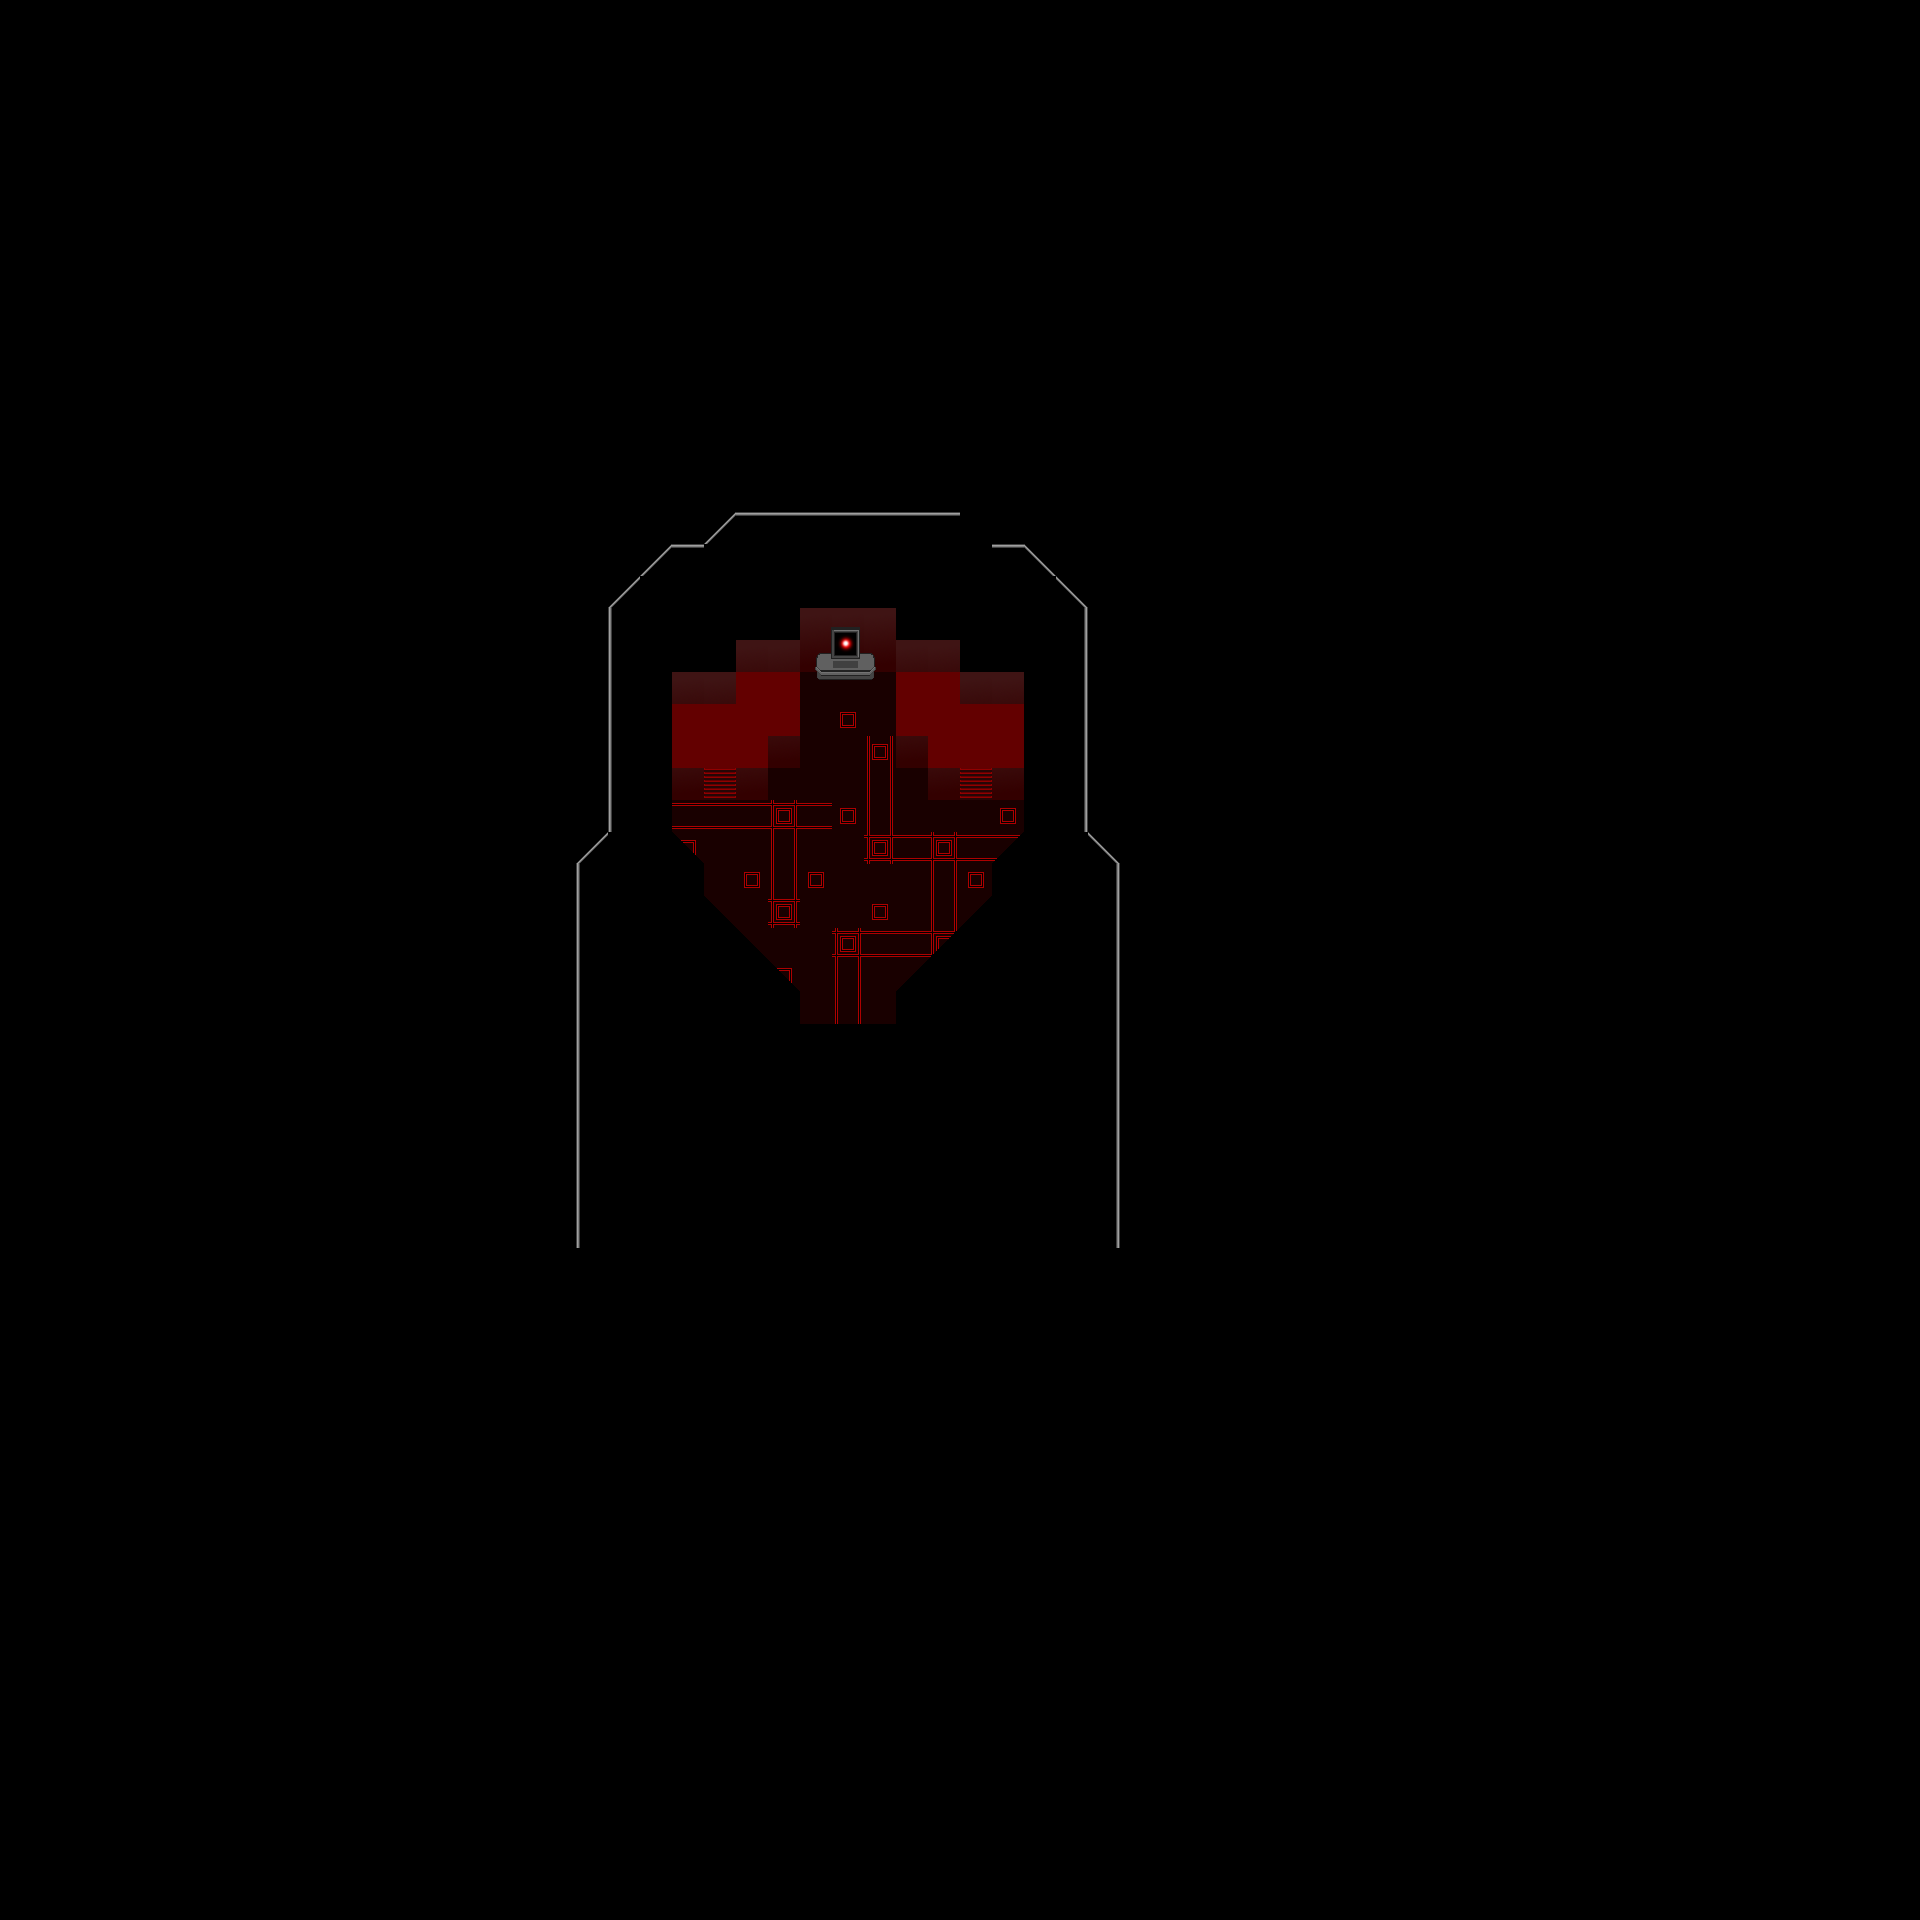

Tiled map render using the project's own tile images. Description and the map definition, with tile-layer contents summarised, below:
An orthogonal 60x60 tile map with 32x32 px tiles, 5 tile layers (sol1, sol2, objets, plafond, ...), 2 tilesets.

<map version="1.0" tiledversion="1.1.1" orientation="orthogonal" renderorder="right-down" width="60" height="60" tilewidth="32" tileheight="32" infinite="0" nextobjectid="1">
 <tileset firstgid="1" name="space" tilewidth="32" tileheight="32" tilecount="256" columns="8">
  <image source="tileset.png" width="256" height="1024" />
 </tileset>
 <tileset firstgid="257" name="tileset" tilewidth="32" tileheight="32" tilecount="256" columns="8">
  <image source="tileset.png" width="256" height="1024" />
 </tileset>
 <layer name="sol1" width="60" height="60">
  <data>[3600 cells, 3600 non-empty, 8 distinct tile ids]</data>
 </layer>
 <layer name="sol2" width="60" height="60">
  <data>[3600 cells, 0 non-empty, 0 distinct tile ids]</data>
 </layer>
 <layer name="objets" width="60" height="60">
  <data>[3600 cells, 42 non-empty, 14 distinct tile ids]</data>
 </layer>
 <layer name="plafond" width="60" height="60">
  <data>[3600 cells, 81 non-empty, 9 distinct tile ids]</data>
 </layer>
 <layer name="collisions" width="60" height="60" opacity="0">
  <data>[3600 cells, 51 non-empty, 1 distinct tile ids]</data>
 </layer>
</map>
